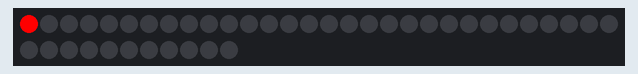
Simulated run of this sketch. Board: Arduino Uno, built with avr-gcc and run on an emulated ATmega328P. On the bench: 41 RGB LEDs in strip order, left to right, continuing on the next row.

Above: at 0.15 s.
At 14.8 s:
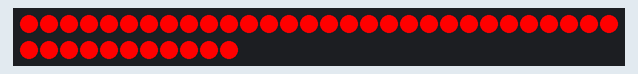
At 16.72 s:
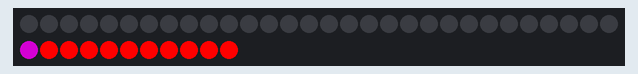
At 26.2 s:
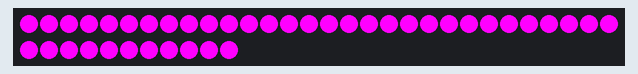
At 31.75 s:
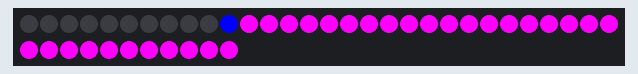
At 37.6 s:
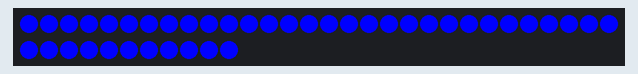

The sketch:

PCLed.ino
```cpp
#include "FastLED.h"

#define NUM_LEDS 41

#define DATA_PIN 11
#define CLOCK_PIN 13

CRGB leds[NUM_LEDS];

void setup() {
  FastLED.addLeds<WS2801, RGB>(leds, NUM_LEDS);
}

void Pulse(CRGB colour)
{

  for(int i = 0; i < NUM_LEDS; i++) {
    leds[i] = colour;
    leds[i].maximizeBrightness();
  }
  FastLED.show();

  for(int i = 0; i < 14; i++) {
    for(int k = 0; k < NUM_LEDS; k++) {
      leds[k].fadeLightBy( 64 );
    }
    FastLED.show();
    delay(50);
  }

  for(int i = 0; i < 14; i++) {
    for(int k = 0; k < NUM_LEDS; k++) {
      leds[k] *= 2;
    }
    FastLED.show();
    delay(100);
  }
}

void UpDown(CRGB colour) {

  for(int i = 0; i < NUM_LEDS; i++) {
    leds[i] = colour;
    FastLED.show();
    leds[i] = CRGB::Black;
    delay(30);
  }

  for(int i = NUM_LEDS-1; i >= 0; i--) {
    leds[i] = colour;
    FastLED.show();
    leds[i] = CRGB::Black;
    delay(30);
  }
}
void loop() {

  UpDown(CRGB::Red);
  UpDown(CRGB::Red);
  for(int i = 0; i < 5; i++){
    Pulse(CRGB::Red);
  }
  UpDown(CRGB::Purple);
  UpDown(CRGB::Purple);
  for(int i = 0; i < 5; i++){
    Pulse(CRGB::Purple);
  }
  UpDown(CRGB::Blue);
  UpDown(CRGB::Blue);
  for(int i = 0; i < 5; i++){
    Pulse(CRGB::Blue);
  }
}
```
